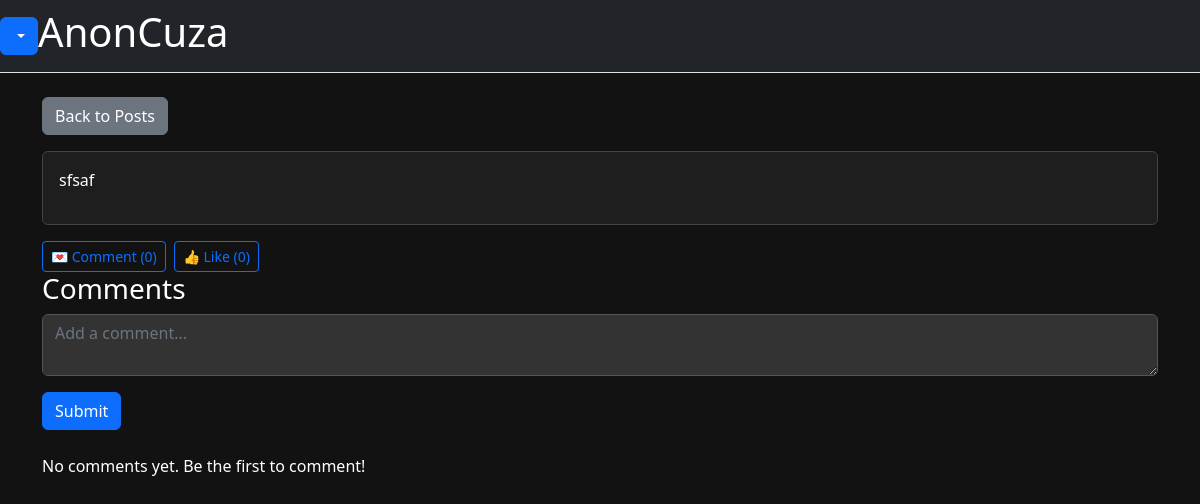
/post/1, run on an earlier commit of the app's database.
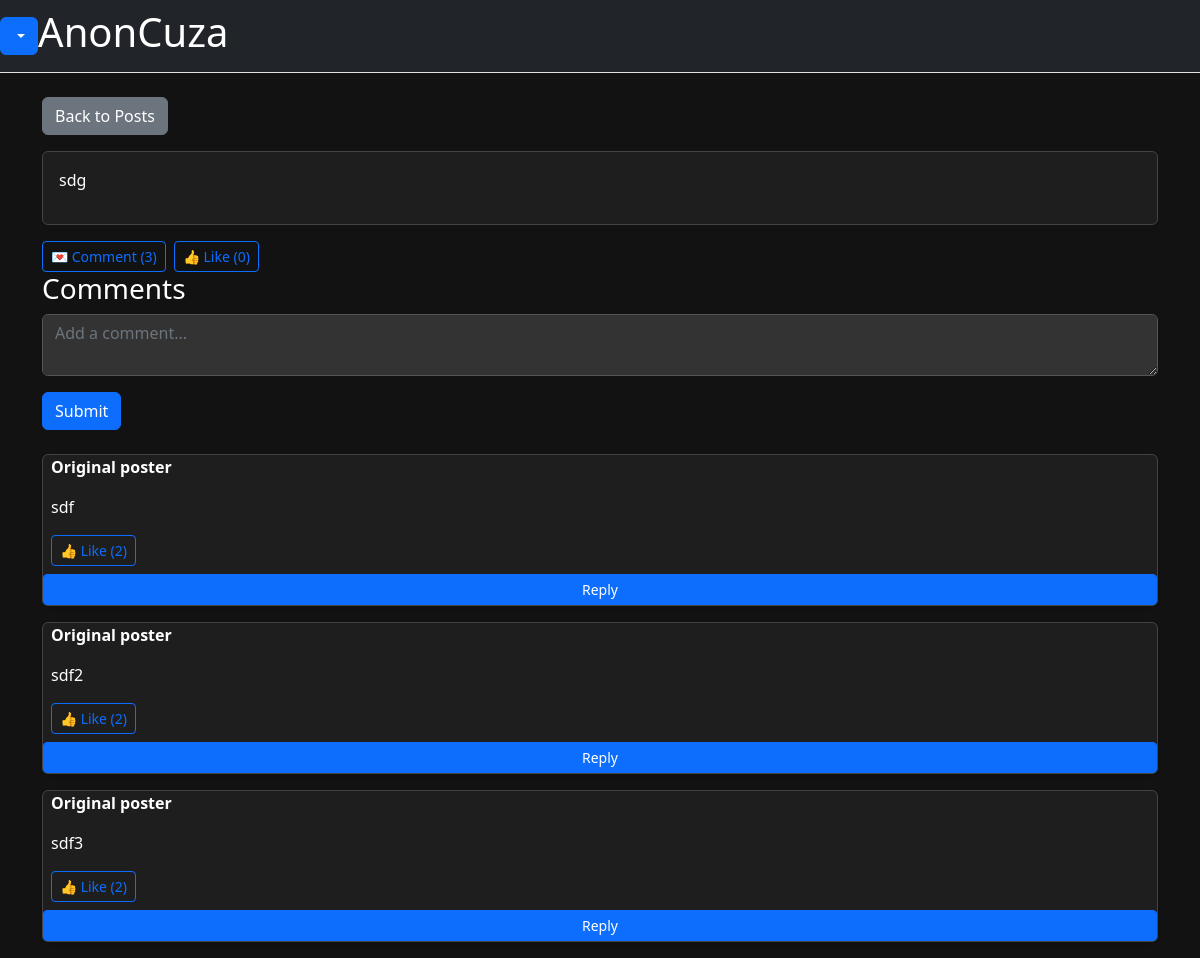
And on a later commit of the database.
### app.py (models this page shows, shortened)
class Post(db.Model):
    id = db.Column(db.Integer, primary_key=True)
    content = db.Column(db.String(), nullable=False)
    date_created = db.Column(db.DateTime, default=lambda: datetime.now(EET))
    likes = db.Column(db.Integer, default=0)
    user_id = db.Column(db.Integer, db.ForeignKey('user.id'), nullable=False)
    user = db.relationship('User', backref=db.backref('posts', lazy=True))
    comments = db.relationship(
        'Comment',
        primaryjoin="and_(Comment.post_id==Post.id, Comment.parent_id==None)",
        order_by="Comment.like_count.desc()",  # Add ordering
        backref='post',
        lazy=True
    )
    def get_comment_count(self):
        top_level_count = len(self.comments)
        replies_count = sum(len(comment.replies) for comment in self.comments)
        return top_level_count + replies_count

class Comment(db.Model):
    id = db.Column(db.Integer, primary_key=True)
    post_id = db.Column(db.Integer, db.ForeignKey('post.id'), nullable=False)
    content = db.Column(db.Text, nullable=False)
    parent_id = db.Column(db.Integer, db.ForeignKey('comment.id'), nullable=True)
    user_id = db.Column(db.Integer, db.ForeignKey('user.id'), nullable=False)  # Ensure user_id is defined
    user = db.relationship('User', backref=db.backref('comments', lazy=True))
    like_count = db.Column(db.Integer, default=0)  # New field for like count
    replies = db.relationship('Comment', backref=db.backref('parent', remote_side=[id]), lazy=True)

### app.py (the view)
@app.route('/post/<int:id>')
def view_post(id):
    post = Post.query.get_or_404(id)
    top_level_comments = Comment.query.filter_by(
        post_id=id,
        parent_id=None
    ).order_by(
        Comment.like_count.desc()
    ).all()
    user_numbers = assign_user_numbers(top_level_comments, post.user_id)
    return render_template('view_post.html',
                         post=post,
                         comments=top_level_comments,
                         user_numbers=user_numbers)

### app.py (called while the page is built, shortened)
def assign_user_numbers(comments, post_creator_id):
    user_numbers = {}
    counter = 1
    for comment in comments:
        if comment.user_id == post_creator_id:
            comment.user_number = 'OP'
        elif comment.user_id not in user_numbers:
            user_numbers[comment.user_id] = counter
            counter += 1
            comment.user_number = user_numbers[comment.user_id]
        else:
            comment.user_number = user_numbers[comment.user_id]
    return user_numbers

def nl2br(value):
    return value.replace("\n", "<br>")

@app.context_processor
def inject_current_path():
    return {
        'current_path': request.path,
        'current_endpoint': request.endpoint
    }

### templates/view_post.html (shortened to what this page needs)
{% extends 'base.html' %}
{% block body %}
<div class="container mt-5">
    <a href="/" class="btn btn-secondary mb-3">Back to Posts</a>
    <div class="card mb-3">
        <div class="card-body">
            <p>{{ post.content | nl2br | safe }}</p>
        </div>
    </div>
    <div class="d-flex align-items-center gap-2">
        <button type="submit" class="btn btn-outline-primary btn-sm">💌 Comment ({{ post.get_comment_count() }})</button>
        <form action="{{ url_for('like_post', post_id=post.id) }}" method="post" class="m-0">
            <button type="submit" class="btn btn-outline-primary btn-sm">👍 Like ({{ post.likes }})</button>
        </form>
    </div>
    <h3>Comments</h3>
    <form method="POST" action="{{ url_for('create_comment', post_id=post.id) }}">
        <div class="mb-3">
            <textarea class="form-control" name="content" placeholder="Add a comment..." required></textarea>
        </div>
        <button type="submit" class="btn btn-primary">Submit</button>
    </form>
    <br>
    <ul class="list-unstyled">
        {% for comment in post.comments %}
            <li>
                <div class="card mb-3 shadow-sm">
                    <p class="fw-bold ms-2">
                        {% if comment.user_number == 'OP' %}
                            Original poster
                        {% else %}
                            Commenter #{{ comment.user_number }}
                        {% endif %}
                    </p>
                    <p class="ms-2" style="word-wrap: break-word; white-space: normal;">
                        {{ comment.content | nl2br | safe }}
                    </p>
                    <div class="d-flex align-items-center gap-2 ms-2">
                        <form method="POST" action="{{ url_for('like_comment', comment_id=comment.id) }}" class="mb-2">
                            <button type="submit" class="btn btn-outline-primary btn-sm">
                                👍 Like ({{ comment.like_count }})
                            </button>
                        </form>
                    </div>
                    <button type="button" class="btn btn-primary btn-sm ms-0 toggle-reply-btn " >Reply</button>
                </div>
            </li>
        {% else %}
            <p>No comments yet. Be the first to comment!</p>
        {% endfor %}
    </ul>
</div>
{% endblock %}

### templates/base.html (shortened to what this page needs)
<!DOCTYPE html>
<html lang="en">
<head>
    <link rel="stylesheet" href="https://cdn.jsdelivr.net/npm/bootstrap@5.3.2/dist/css/bootstrap.min.css">
    <link rel="stylesheet" href="https://cdn.jsdelivr.net/npm/bootstrap-icons@1.3.0/font/bootstrap-icons.css">
    <link rel="stylesheet" href="{{ url_for('static', filename= 'style.css')}}">
</head>
<body>
    <nav class="navbar fixed-top navbar-expand-lg navbar-dark bg-dark border-bottom">
        <div class="dropdown" aria-labelledby="dropdownMenuButton">
            <button class="btn btn-primary dropdown-toggle" type="button" data-bs-toggle="dropdown" aria-expanded="false">
            </button>
        </div>
        <h1>AnonCuza</h1>
    </nav>
    <br>
    <div class="container-fluid">
        {% block body %}
        {% endblock %}
    </div>
</body>
</html>

What changed in the data, as far as the page shows it:
changed Post: content "sfsaf" → "sdg"
added Comment: content "sdf", like_count "2"
added Comment: content "sdf2", like_count "2"
added Comment: content "sdf3", like_count "2"
Also different on the page:
{{ post.get_comment_count() }}: "0" → "3"
text no longer shown: "No comments yet. Be the first to comment!"
